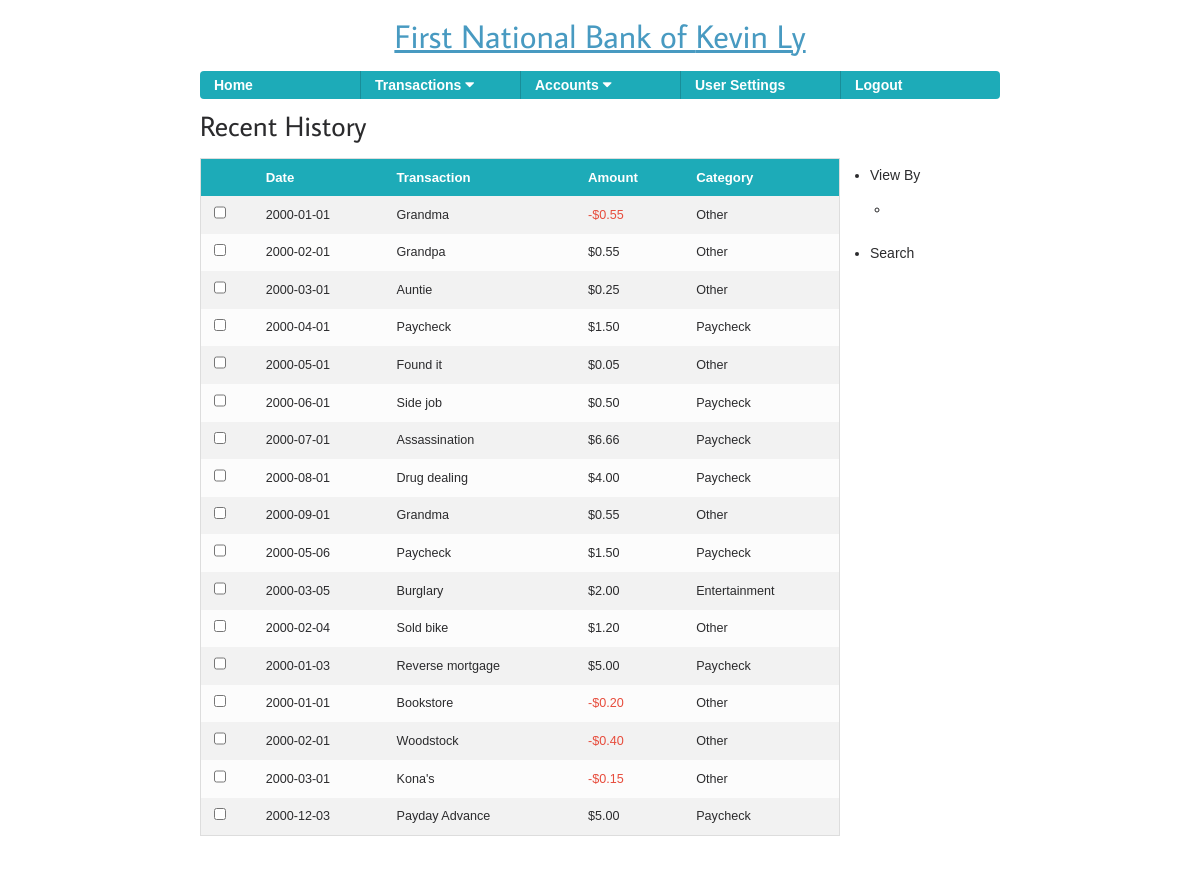
Screenshot of /?p=transactions&sort=account&q=1 (signed in) with the database file from the repository.
### tables this page shows
CREATE TABLE Users (
   id INT PRIMARY KEY AUTO_INCREMENT,
   firstName VARCHAR(32) NOT NULL,
   lastName VARCHAR(32) NOT NULL,
   nickName VARCHAR(32),
   userName VARCHAR(32) UNIQUE,
   password VARCHAR(32) NOT NULL,
   defaultAcc INT
);

CREATE TABLE Transactions (
   transId INT PRIMARY KEY AUTO_INCREMENT,
   accId INT NOT NULL,
   payDate DATE NOT NULL,
   paidToFrom VARCHAR(32),
   amount INT NOT NULL,
   description VARCHAR(128),
   category INT,
   CONSTRAINT Transactions_accID FOREIGN KEY(accId) REFERENCES Accounts(accId),
   CONSTRAINT Transactions_category FOREIGN KEY(category) REFERENCES Categories(catId)
);

CREATE TABLE Categories (
   catId INT PRIMARY KEY AUTO_INCREMENT,
   category VARCHAR(32) NOT NULL
);

### includes/logged-in/transactions-view.php (the view)
<?php if ($include) { ?>
<h2 class="AverageSans">Recent History</h2>
<table class="four fifths">
   <thead style="font-size: 12px;">
      <tr>
         <th></th>
         <th>Date</th>
         <th>Transaction</th>
         <th>Amount</th>
         <th>Category</th>
      </tr>
   </thead>
   <tbody>
   <form method="post" action="">
<?php
$select = "SELECT payDate, paidToFrom, amount, c.category FROM Transactions t, Categories c";
$where = constructWhere() . " AND t.category = c.catId";
$order = constructOrder();
$limit = " LIMIT 30";
$query = $select . $where . $order . $limit;
$result = mysql_query($query);
while ($row = mysql_fetch_array($result)) {
   $date = $row['payDate'];
   $for = $row['paidToFrom'];
   $amount = amtToStrColor($row['amount']);
   $category = $row['category'];
?>
      <tr>
         <td><input type="checkbox" /></td>
         <td><?php echo $date; ?></td>
         <td><?php echo $for; ?></td>
         <td><?php echo $amount; ?></td>
         <td><?php echo $category; ?></td>
      </tr>
<?php } ?>
   </form>
   </tbody>
</table>
<?php } ?>

### index.php (shortened to what this page needs)
<?php
$page = $_GET['p'];
$include = true;
$path = 'includes/';
$ext = '.php';
$out_path = 'includes/logged-out/';
$in_path = 'includes/logged-in/';
require_once($path . 'functions.php');
if (!isset($_SESSION['this_id'])) {
   require_once($out_path . 'header.php');
   $file = $out_path . $page . $ext;
   if (file_exists($file))
      include($file);
   else
      include($out_path . 'login.php');
   require_once($out_path . 'footer.php');
}
else {
   require_once($in_path . 'header.php');
   $file = $in_path . $page . $ext;
   if (file_exists($file))
      include($file);
   else
      include($in_path . 'summary.php');
   require_once($in_path . 'footer.php');
}
?>

### includes/logged-in/header.php (shortened to what this page needs)
<?php if ($include) { ?>
<!doctype html>
<html>
<head>
<link type="text/css" rel="stylesheet" href="css/groundwork.css">
</head>
<body>
<div class="row">
<div class="four sixths centered">
<h1 class="AverageSans align-center gapped responsive">
   <a href="index.php">First National Bank of <?php echo getName(); ?></a>
</h1>
<nav>
<ul class="row">
   <li class="one fifth"><a href="index.php">Home</a></li>
   <li class="menu one fifth">
      <a href="?p=transactions">Transactions</a>
   </li>
   <li class="menu one fifth">
      <a href="#">Accounts</a>
   </li>
   <li class="one fifth"><a href="?p=settings">User Settings</a></li>
   <li class="one fifth"><a href="?p=logout">Logout</a></li>
</ul>
</nav>
<div class="row pad-top pad-bottom">
<? } ?>

### includes/logged-in/transactions.php (shortened to what this page needs)
<?php if ($include) {
$action = $_GET['a'];
if ($action == 'new') {
}
else if ($action == 'edit') {
}
else if ($action == 'delete') {
}
else {
   include($in_path . 'transactions-view.php');
   require_once($in_path . 'menu-right.php');
}
?>
<?php } ?>

### includes/functions.php (shortened to what this page needs)
<?php
function getName() {
   $query = sprintf("SELECT firstName, lastName, nickName FROM Users WHERE id = '%d'",
    $_SESSION['this_id']);
   $result = mysql_query($query);
   while ($row = mysql_fetch_array($result)) {
      $firstName = $row['firstName'];
      $lastName = $row['lastName'];
      $nickName = $row['nickName'];
   }
   if ($nickName) {
      return $nickName;
   }
   else {
      return $firstName . ' ' . $lastName;
   }
}
function amtToStr($cents) {
   $str = sprintf("$%.2f", abs($cents / 100));
   if ($cents < 0)
      return "-" . $str;
   else
      return $str;
}
function amtToStrColor($cents) {
   if ($cents < 0)
      return "<span class=\"red\">" . amtToStr($cents) . "</span>";
   else
      return amtToStr($cents);
}
function clean($str) {
   return mysql_real_escape_string(stripslashes($str));
}
function constructWhere() {
   $fMonth = clean($_GET['month']);
   $fYear = clean($_GET['year']);
   $fAmount = clean($_GET['amt']);
   $fCategory = clean($_GET['cat']);
   $fType = clean($_GET['type']);
   $fDesc = clean($_GET['desc']);
   $where = " WHERE t.accId IN (SELECT accId FROM Accounts WHERE userId = " . $_SESSION['this_id'] . ")";
   $where = $where . whereAccId($fAccount);
   $where = $where . whereMonth($fMonth, "payDate");
   $where = $where . whereTransaction($fType);
   $where = $where . whereAmount($fAmount);
   $where = $where . whereCategory($fCategory);
   $where = $where . whereYear($fYear, "payDate");
   $where = $where . whereDescription($fDesc);
   return $where;
}
?>

### includes/logged-in/menu-right.php
<?php if ($include) { ?>
<div class="one fifth pad-left">
<ul>
   <li>
      View By
      <ul>
         <li></li>
      </ul>
   </li>
   <li>Search</li>
</ul>
</div>
<?php } ?>

### includes/logged-in/footer.php (shortened to what this page needs)
<?php if ($include) { ?>
</div>
</div>
</div>
</body>
</html>
<? } ?>

### rows the page displays
users: getName() "Kevin Ly"
transactions: payDate "2000-01-01", paidToFrom "Grandma", amount "-$0.55", category.category "Other"
transactions: payDate "2000-02-01", paidToFrom "Grandpa", amount "$0.55", category.category "Other"
transactions: payDate "2000-03-01", paidToFrom "Auntie", amount "$0.25", category.category "Other"
transactions: payDate "2000-04-01", paidToFrom "Paycheck", amount "$1.50", category.category "Paycheck"
transactions: payDate "2000-05-01", paidToFrom "Found it", amount "$0.05", category.category "Other"
transactions: payDate "2000-06-01", paidToFrom "Side job", amount "$0.50", category.category "Paycheck"
transactions: payDate "2000-07-01", paidToFrom "Assassination", amount "$6.66", category.category "Paycheck"
transactions: payDate "2000-08-01", paidToFrom "Drug dealing", amount "$4.00", category.category "Paycheck"
transactions: payDate "2000-09-01", paidToFrom "Grandma", amount "$0.55", category.category "Other"
transactions: payDate "2000-05-06", paidToFrom "Paycheck", amount "$1.50", category.category "Paycheck"
transactions: payDate "2000-03-05", paidToFrom "Burglary", amount "$2.00", category.category "Entertainment"
transactions: payDate "2000-02-04", paidToFrom "Sold bike", amount "$1.20", category.category "Other"
transactions: payDate "2000-01-03", paidToFrom "Reverse mortgage", amount "$5.00", category.category "Paycheck"
transactions: payDate "2000-01-01", paidToFrom "Bookstore", amount "-$0.20", category.category "Other"
transactions: payDate "2000-02-01", paidToFrom "Woodstock", amount "-$0.40", category.category "Other"
transactions: payDate "2000-03-01", paidToFrom "Kona's", amount "-$0.15", category.category "Other"
transactions: payDate "2000-12-03", paidToFrom "Payday Advance", amount "$5.00", category.category "Paycheck"
